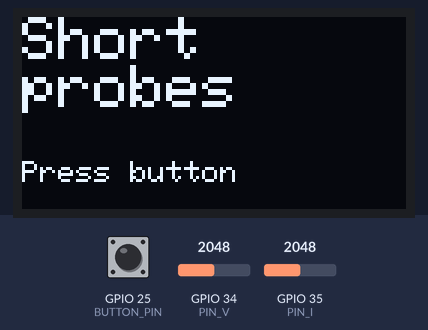
Recording of a sketch running on a simulated ESP32. Shown: 128×64 one-colour display. The inputs (shaded band) are chosen by the test bench; at power-on: GPIO 25 (BUTTON_PIN) HIGH, GPIO 34 (PIN_V) = 2048, GPIO 35 (PIN_I) = 2048 (analog values on the 0–4095 scale).

Above: at 2.8 s.
2.9 s: GPIO 25 (BUTTON_PIN) pulled LOW for 0.15 s
At 5.0 s:
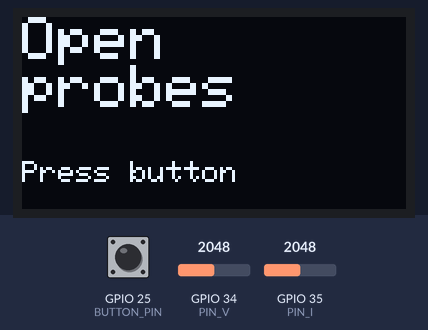
5.3 s: GPIO 25 (BUTTON_PIN) pulled LOW for 1 s
At 8.2 s:
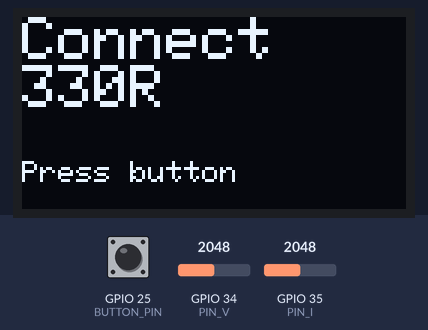
8.6 s: GPIO 25 (BUTTON_PIN) pulled LOW for 0.15 s
At 10.0 s:
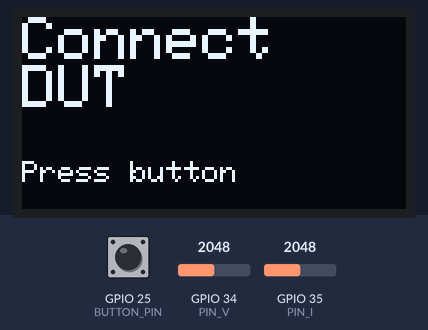
10.4 s: GPIO 25 (BUTTON_PIN) pulled LOW for 3.2 s
At 14.2 s:
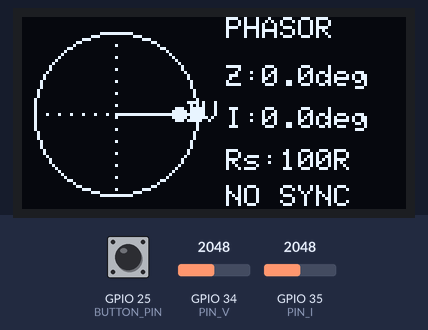
Timing chart, 0 to 15.7 s (numbered marks = the images above; inputs shaded):
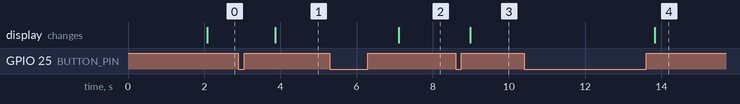

Measured:
- after the input at 2.9 s, the display: changes after 0.96 s (image 1)
- after the input at 5.3 s, the display: changes after 1.8 s (image 2)
- after the input at 8.6 s, the display: changes after 0.39 s (image 3)
- after the input at 10.4 s, the display: changes after 3.4 s (image 4)

The sketch:

phasors_esp32.ino
```cpp
// (licence header left out)
#include <Wire.h>
#include <Adafruit_GFX.h>
#include <Adafruit_SSD1306.h>
#include <math.h>

// -----------------------------------------------------------------------------
// OLED configuration
// -----------------------------------------------------------------------------

#define SCREEN_WIDTH   128
#define SCREEN_HEIGHT   64
#define OLED_RESET      -1
#define OLED_ADDR     0x3C

// OLED display object
Adafruit_SSD1306 display(
  SCREEN_WIDTH,
  SCREEN_HEIGHT,
  &Wire,
  OLED_RESET
);

// -----------------------------------------------------------------------------
// Pin configuration
// -----------------------------------------------------------------------------

const int PIN_V = 34;       // Voltage channel ADC input
const int PIN_I = 35;       // Current channel ADC input
const int BUTTON_PIN = 25;  // Pushbutton connected to GND

// -----------------------------------------------------------------------------
// Measurement configuration
// -----------------------------------------------------------------------------

// Current sensing resistor value in ohms.
// Lower than previous 330 ohm version to improve measurements on small
// inductors such as 1mH coils.
const float R_SENSE = 100.0;

// -----------------------------------------------------------------------------
// Sampling configuration
// -----------------------------------------------------------------------------

// Number of temporal samples captured per measurement block.
const int SAMPLE_COUNT = 256;

// Approximate sampling frequency.
const int SAMPLE_RATE_HZ = 10000;

// Time between samples in microseconds.
const int SAMPLE_PERIOD_US = 1000000L / SAMPLE_RATE_HZ;

// Buffers storing centered ADC samples.
int16_t vSamples[SAMPLE_COUNT];
int16_t iSamples[SAMPLE_COUNT];

// -----------------------------------------------------------------------------
// ADC offset calibration values
// -----------------------------------------------------------------------------

// Initial approximate midpoint values.
// Actual values are measured during calibration.
int zeroV = 2048;
int zeroI = 2048;

// -----------------------------------------------------------------------------
// Instrumental phase correction
// -----------------------------------------------------------------------------

// Stores measured systematic phase error introduced by:
// - non-simultaneous ADC sampling
// - ADC timing
// - analog circuitry
// - software latency
float phaseOffsetDeg = 0.0;

// -----------------------------------------------------------------------------
// Phasor graphics configuration
// -----------------------------------------------------------------------------

const int PH_CENTER_X = 31;
const int PH_CENTER_Y = 32;
const int PH_RADIUS   = 27;

const int TEXT_X = 68;

// =============================================================================
// SETUP
// =============================================================================

void setup() {

  // Serial debug port.
  Serial.begin(115200);

  // Button uses internal pull-up.
  // Button pressed -> GPIO connected to GND -> LOW.
  pinMode(BUTTON_PIN, INPUT_PULLUP);

  // Configure ESP32 ADC resolution.
  analogReadResolution(12);

  // Configure ADC attenuation for approx. 0..3.3V range.
  analogSetAttenuation(ADC_11db);

  // Initialize I2C bus.
  Wire.begin(21, 22);

  // Initialize OLED display.
  if (!display.begin(SSD1306_SWITCHCAPVCC, OLED_ADDR)) {
    while (true);
  }

  // Startup screen.
  showSplash();

  // Guided calibration sequence.
  runCalibration();
}

// =============================================================================
// MAIN LOOP
// =============================================================================

void loop() {

  // Capture temporal waveform block.
  captureBlock();

  // Variable storing current phase relative to voltage.
  float currentPhaseDeg = 0.0;

  // Calculate phase.
  bool ok = calculateCurrentPhase(currentPhaseDeg);

  // Remove previously measured instrumental phase error.
  currentPhaseDeg -= phaseOffsetDeg;

  // Normalize angle to [-180,+180].
  currentPhaseDeg = normalizeAngle(currentPhaseDeg);

  // Impedance phase is opposite sign:
  //
  // Z = V / I
  //
  // Therefore:
  //
  // angle(Z) = angle(V) - angle(I)
  //
  // Since voltage is reference (0 deg):
  //
  // angle(Z) = -angle(I)
  //
  float impedancePhaseDeg = -currentPhaseDeg;

  impedancePhaseDeg = normalizeAngle(impedancePhaseDeg);

  // Draw phasor visualization.
  drawPhasors(
    currentPhaseDeg,
    impedancePhaseDeg,
    ok
  );

  // Slow refresh intentionally chosen for stability and readability.
  delay(500);
}

// =============================================================================
// SPLASH SCREEN
// =============================================================================

void showSplash() {

  display.clearDisplay();

  display.setTextColor(SSD1306_WHITE);

  display.setTextSize(2);
  display.setCursor(0, 10);
  display.println("PHASORS");

  display.setTextSize(1);
  display.setCursor(0, 42);
  display.println("phasors_esp32");

  display.setCursor(0, 54);
  display.println("v1.0");

  display.display();

  delay(2000);
}

// =============================================================================
// CALIBRATION SEQUENCE
// =============================================================================

void runCalibration() {

  // ---------------------------------------------------------------------------
  // STEP 1:
  // Short probes.
  //
  // Used to calibrate voltage channel offset.
  // ---------------------------------------------------------------------------

  showMessage(
    "Short",
    "probes",
    "Press button"
  );

  waitButton();

  zeroV = averageAdc(PIN_V);

  // ---------------------------------------------------------------------------
  // STEP 2:
  // Open probes.
  //
  // Used to calibrate current channel offset.
  // ---------------------------------------------------------------------------

  showMessage(
    "Open",
    "probes",
    "Press button"
  );

  waitButton();

  zeroI = averageAdc(PIN_I);

  // ---------------------------------------------------------------------------
  // STEP 3:
  // Connect pure resistive DUT.
  //
  // This measures instrumental phase error.
  // Ideally a resistor should produce 0 degrees phase shift.
  // Any measured phase is considered systematic instrument error.
  // ---------------------------------------------------------------------------

  showMessage(
    "Connect",
    "330R",
    "Press button"
  );

  waitButton();

  captureBlock();

  float rawPhase = 0.0;

  bool ok = calculateCurrentPhase(rawPhase);

  if (ok) {
    phaseOffsetDeg = rawPhase;
  }
  else {
    phaseOffsetDeg = 0.0;
  }

  // ---------------------------------------------------------------------------
  // Calibration finished.
  // ---------------------------------------------------------------------------

  showMessage(
    "Connect",
    "DUT",
    "Press button"
  );

  waitButton();
}

// =============================================================================
// BUTTON HANDLING
// =============================================================================

void waitButton() {

  // Wait until button released.
  while (digitalRead(BUTTON_PIN) == LOW) {
    delay(10);
  }

  // Wait for press.
  while (digitalRead(BUTTON_PIN) == HIGH) {
    delay(10);
  }

  // Debounce.
  delay(40);

  // Wait until release again.
  while (digitalRead(BUTTON_PIN) == LOW) {
    delay(10);
  }

  delay(150);
}

// =============================================================================
// ADC OFFSET MEASUREMENT
// =============================================================================

int averageAdc(int pin) {

  long sum = 0;

  const int n = 300;

  for (int i = 0; i < n; i++) {

    sum += analogRead(pin);

    delay(2);
  }

  return sum / n;
}

// =============================================================================
// TEMPORAL SIGNAL ACQUISITION
// =============================================================================

void captureBlock() {

  // Timestamp scheduling used to keep sample spacing approximately constant.
  unsigned long nextSampleTime = micros();

  for (int n = 0; n < SAMPLE_COUNT; n++) {

    // Wait until next acquisition instant.
    while ((long)(micros() - nextSampleTime) < 0) {
    }

    // Read voltage channel.
    int rawV = analogRead(PIN_V);

    // Read current channel.
    int rawI = analogRead(PIN_I);

    // Remove calibrated offsets.
    vSamples[n] = rawV - zeroV;

    // Current channel inverted due to actual physical polarity of the
    // sensing resistor wiring.
    iSamples[n] = -(rawI - zeroI);

    // Schedule next sample.
    nextSampleTime += SAMPLE_PERIOD_US;
  }
}

// =============================================================================
// PHASE CALCULATION
// =============================================================================

bool calculateCurrentPhase(float &phaseDeg) {

  // Arrays storing interpolated rising zero crossing positions.
  float vCross[12];
  float iCross[12];

  // Detect crossings.
  int vCount = findRisingCrossings(
    vSamples,
    SAMPLE_COUNT,
    vCross,
    12
  );

  int iCount = findRisingCrossings(
    iSamples,
    SAMPLE_COUNT,
    iCross,
    12
  );

  // Not enough valid crossings.
  if (vCount < 2 || iCount < 1) {
    phaseDeg = 0.0;
    return false;
  }

  // ---------------------------------------------------------------------------
  // Estimate signal period using voltage crossings.
  // ---------------------------------------------------------------------------

  float period = 0.0;

  for (int i = 1; i < vCount; i++) {
    period += vCross[i] - vCross[i - 1];
  }

  period /= (vCount - 1);

  if (period <= 0.0) {
    phaseDeg = 0.0;
    return false;
  }

  // ---------------------------------------------------------------------------
  // Compare voltage and current crossings.
  // ---------------------------------------------------------------------------

  float deltaSum = 0.0;

  int used = 0;

  for (int v = 0; v < vCount; v++) {

    float bestDelta = 9999.0;

    for (int i = 0; i < iCount; i++) {

      float delta = iCross[i] - vCross[v];

      // Wrap into one period.
      while (delta >  period / 2.0) delta -= period;
      while (delta < -period / 2.0) delta += period;

      // Keep nearest crossing.
      if (abs(delta) < abs(bestDelta)) {
        bestDelta = delta;
      }
    }

    if (abs(bestDelta) < period / 2.0) {
      deltaSum += bestDelta;
      used++;
    }
  }

  if (used == 0) {
    phaseDeg = 0.0;
    return false;
  }

  // Average crossing difference.
  float deltaAvg = deltaSum / used;

  // Convert temporal shift into phase angle.
  //
  // Positive phase:
  // current leads voltage.
  //
  phaseDeg = -360.0 * deltaAvg / period;

  phaseDeg = normalizeAngle(phaseDeg);

  return true;
}

// =============================================================================
// RISING ZERO CROSSING DETECTION
// =============================================================================

int findRisingCrossings(
  int16_t *samples,
  int count,
  float *crossings,
  int maxCrossings
) {

  int found = 0;

  for (int n = 1; n < count; n++) {

    int16_t prev = samples[n - 1];
    int16_t curr = samples[n];

    // Rising crossing:
    // previous sample negative,
    // current sample positive.
    if (prev < 0 && curr >= 0) {

      // Linear interpolation improves crossing precision.
      float fraction =
        (float)(-prev) /
        (float)(curr - prev);

      crossings[found++] =
        (n - 1) + fraction;

      if (found >= maxCrossings) {
        break;
      }
    }
  }

  return found;
}

// =============================================================================
// ANGLE NORMALIZATION
// =============================================================================

float normalizeAngle(float angle) {

  while (angle > 180.0) angle -= 360.0;
  while (angle < -180.0) angle += 360.0;

  return angle;
}

// =============================================================================
// SIMPLE TEXT SCREEN
// =============================================================================

void showMessage(
  const char *line1,
  const char *line2,
  const char *line3
) {

  display.clearDisplay();

  display.setTextColor(SSD1306_WHITE);

  display.setTextSize(2);

  display.setCursor(0, 0);
  display.println(line1);
  display.println(line2);

  display.setTextSize(1);

  display.setCursor(0, 48);
  display.println(line3);

  display.display();
}

// =============================================================================
// PHASOR VISUALIZATION
// =============================================================================

void drawPhasors(
  float currentPhaseDeg,
  float impedancePhaseDeg,
  bool valid
) {

  display.clearDisplay();

  // Draw reference circle and axes.
  drawCircleReference();

  // Voltage reference vector.
  drawVector(
    0.0,
    PH_RADIUS,
    "V"
  );

  // Current vector.
  drawVector(
    currentPhaseDeg,
    PH_RADIUS - 6,
    "I"
  );

  display.setTextColor(SSD1306_WHITE);
  display.setTextSize(1);

  display.setCursor(TEXT_X, 0);
  display.println("PHASOR");

  display.setCursor(TEXT_X, 16);
  display.print("Z:");
  display.print(impedancePhaseDeg, 1);
  display.println("deg");

  display.setCursor(TEXT_X, 30);
  display.print("I:");
  display.print(currentPhaseDeg, 1);
  display.println("deg");

  display.setCursor(TEXT_X, 44);
  display.print("Rs:");
  display.print((int)R_SENSE);
  display.println("R");

  display.setCursor(TEXT_X, 56);

  if (valid) {
    display.println("OK");
  }
  else {
    display.println("NO SYNC");
  }

  display.display();
}

// =============================================================================
// REFERENCE CIRCLE
// =============================================================================

void drawCircleReference() {

  display.drawCircle(
    PH_CENTER_X,
    PH_CENTER_Y,
    PH_RADIUS,
    SSD1306_WHITE
  );

  // Horizontal dotted axis.
  for (
    int x = PH_CENTER_X - PH_RADIUS;
    x <= PH_CENTER_X + PH_RADIUS;
    x += 4
  ) {
    display.drawPixel(
      x,
      PH_CENTER_Y,
      SSD1306_WHITE
    );
  }

  // Vertical dotted axis.
  for (
    int y = PH_CENTER_Y - PH_RADIUS;
    y <= PH_CENTER_Y + PH_RADIUS;
    y += 4
  ) {
    display.drawPixel(
      PH_CENTER_X,
      y,
      SSD1306_WHITE
    );
  }
}

// =============================================================================
// VECTOR DRAWING
// =============================================================================

void drawVector(
  float angleDeg,
  int length,
  const char *label
) {

  // Convert degrees to radians.
  float angleRad =
    angleDeg * PI / 180.0;

  // Endpoint coordinates.
  int x2 =
    PH_CENTER_X +
    length * cos(angleRad);

  int y2 =
    PH_CENTER_Y -
    length * sin(angleRad);

  // Draw vector line.
  display.drawLine(
    PH_CENTER_X,
    PH_CENTER_Y,
    x2,
    y2,
    SSD1306_WHITE
  );

  // Draw vector endpoint.
  display.fillCircle(
    x2,
    y2,
    2,
    SSD1306_WHITE
  );

  // Draw vector label.
  display.setTextSize(1);

  display.setTextColor(SSD1306_WHITE);

  display.setCursor(
    x2 + 2,
    y2 - 4
  );

  display.print(label);
}
```
